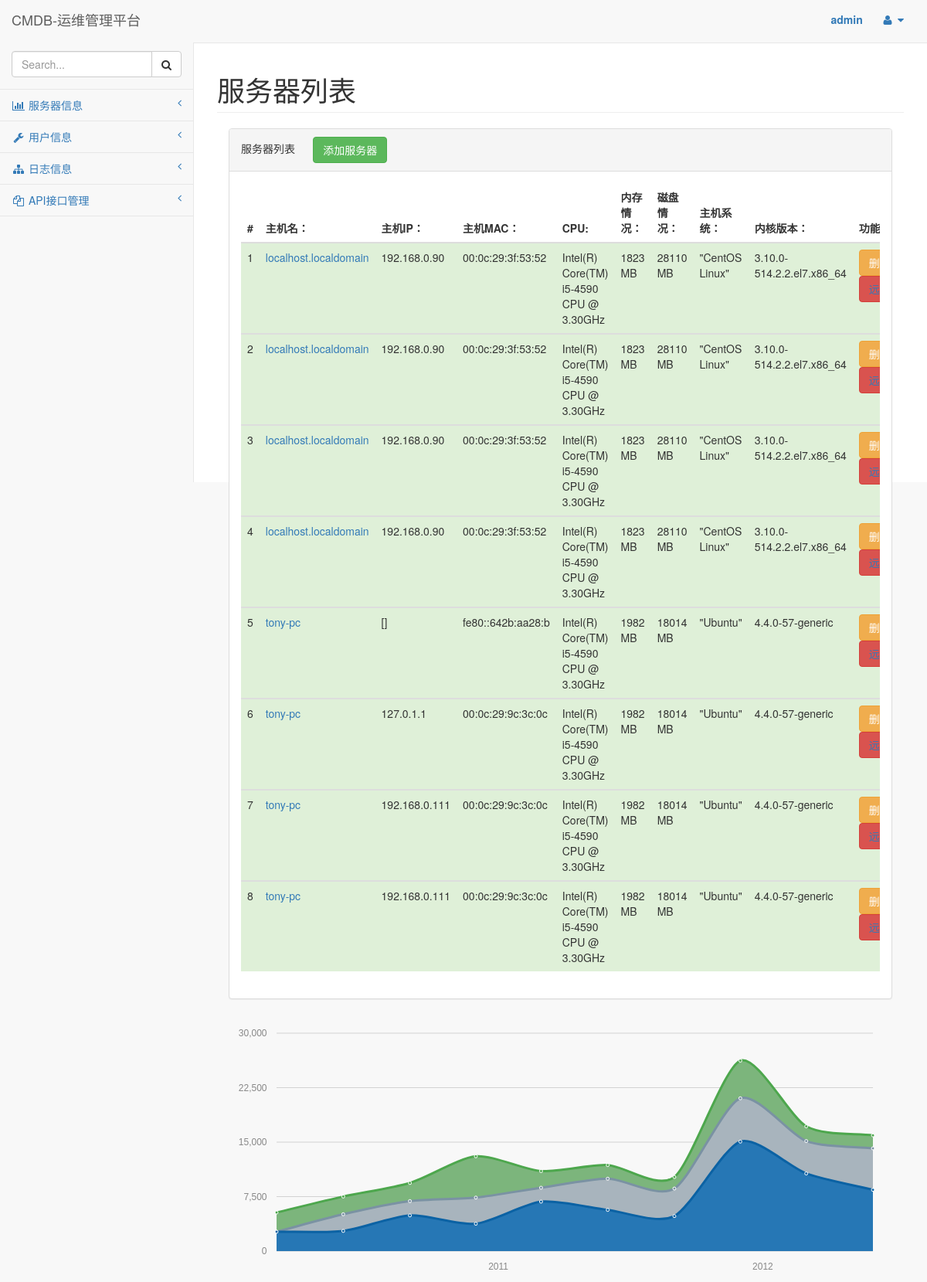
Screenshot of /list/ (signed in) with the database file from the repository.
### Service/models.py (models this page shows)
class Service(models.Model):
    host = models.CharField(max_length=32,verbose_name="主机名称")
    ip = models.CharField(max_length=32,verbose_name="主机IP")
    mac = models.CharField(max_length=32,verbose_name="主机mac")
    cpu = models.CharField(max_length=32,verbose_name="cpu")
    mem = models.CharField(max_length=32,verbose_name="mem")
    disk = models.CharField(max_length=32,verbose_name="disk")
    system = models.CharField(max_length=32,verbose_name="system")
    model = models.CharField(max_length=32,verbose_name="主机型号")

### CMDBWork/views.py (the view)
    def inner(request,*args,**kwargs):
        try:
            username = request.session["username"]
            return func(request)
        except KeyError as e:
            if repr(e) == "KeyError('username',)":
                err = "当前用户未登录请登录"
            else:
                err = str(e)
            url = "/404/"+err
            return HttpResponseRedirect(url)

### CMDBWork/views.py (called while the page is built)
def login_valid(func):
    def inner(request,*args,**kwargs):
        try:
            username = request.session["username"]
            return func(request)
        except KeyError as e:
            if repr(e) == "KeyError('username',)":
                err = "当前用户未登录请登录"
            else:
                err = str(e)
            url = "/404/"+err
            return HttpResponseRedirect(url)
    return inner

### Service/views.py (called while the page is built)
@login_valid
def serverInfo(request):
    statue = "服务器列表"
    serverdata = Service.objects.all()
    return render_to_response("serverinfo.html",locals())

### template/serverinfo.html (shortened to what this page needs)
{% extends 'base.html' %}
{% block 'content' %}
    <div class="col-lg-12">
                    <div class="panel panel-default">
                        <div class="panel-heading">
                            服务器列表 &nbsp;&nbsp;&nbsp;&nbsp;
                            <span><button id="addserver" type="button" class="btn btn-success" onclick="addserver()">添加服务器</button></span>
                        </div>
                        <div class="panel-body">
                            <div class="table-responsive">
                                <table class="table table-hover">
                                    <thead>
                                        <tr>
                                            <th>#</th>
                                            <th>主机名：</th>
                                            <th>主机IP：</th>
                                            <th>主机MAC：</th>
                                            <th>CPU:</th>
                                            <th>内存情况：</th>
                                            <th>磁盘情况：</th>
                                            <th>主机系统：</th>
                                            <th>内核版本：</th>
                                            <th>功能</th>
                                        </tr>
                                    </thead>
                                    {% for server in serverdata %}
                                    <tbody>
                                        <tr class="success">
                                            <td>{{ server.id }}</td>
                                            <td>
                                                <a href="/server/content/{{ server.id }}">
                                                    {{ server.host }}
                                                </a>
                                            </td>
                                            <td>{{ server.ip }}</td>
                                            <td>{{ server.mac }}</td>
                                            <td>{{ server.cpu }}</td>
                                            <td>{{ server.mem }}</td>
                                            <td>{{ server.disk }}</td>
                                            <td>{{ server.system }}</td>
                                            <td>{{ server.model }}</td>
                                            <td>
                                                <button type="button" class="btn btn-warning">删除</button>
                                                <button type="button" class="btn btn-danger"><a href="/shell">远程</a></button>
                                            </td>
                                        </tr>
                                    {% endfor %}
                                    </tbody>
                                </table>
                            </div>
                        </div>
                    </div>
    <div id="morris-area-chart"></div>
{% endblock %}

### rows the page displays
Service: id "1", host "localhost.localdomain", ip "192.168.0.90", mac "00:0c:29:3f:53:52", cpu "Intel(R) Core(TM) i5-4590 CPU @ 3.30GHz", mem "1823 MB", disk "28110 MB", system "\"CentOS Linux\"", model "3.10.0-514.2.2.el7.x86_64"
Service: id "2", host "localhost.localdomain", ip "192.168.0.90", mac "00:0c:29:3f:53:52", cpu "Intel(R) Core(TM) i5-4590 CPU @ 3.30GHz", mem "1823 MB", disk "28110 MB", system "\"CentOS Linux\"", model "3.10.0-514.2.2.el7.x86_64"
Service: id "3", host "localhost.localdomain", ip "192.168.0.90", mac "00:0c:29:3f:53:52", cpu "Intel(R) Core(TM) i5-4590 CPU @ 3.30GHz", mem "1823 MB", disk "28110 MB", system "\"CentOS Linux\"", model "3.10.0-514.2.2.el7.x86_64"
Service: id "4", host "localhost.localdomain", ip "192.168.0.90", mac "00:0c:29:3f:53:52", cpu "Intel(R) Core(TM) i5-4590 CPU @ 3.30GHz", mem "1823 MB", disk "28110 MB", system "\"CentOS Linux\"", model "3.10.0-514.2.2.el7.x86_64"
Service: id "5", host "tony-pc", ip "[]", mac "fe80::642b:aa28:b", cpu "Intel(R) Core(TM) i5-4590 CPU @ 3.30GHz", mem "1982 MB", disk "18014 MB", system "\"Ubuntu\"", model "4.4.0-57-generic"
Service: id "6", host "tony-pc", ip "127.0.1.1", mac "00:0c:29:9c:3c:0c", cpu "Intel(R) Core(TM) i5-4590 CPU @ 3.30GHz", mem "1982 MB", disk "18014 MB", system "\"Ubuntu\"", model "4.4.0-57-generic"
Service: id "7", host "tony-pc", ip "192.168.0.111", mac "00:0c:29:9c:3c:0c", cpu "Intel(R) Core(TM) i5-4590 CPU @ 3.30GHz", mem "1982 MB", disk "18014 MB", system "\"Ubuntu\"", model "4.4.0-57-generic"
Service: id "8", host "tony-pc", ip "192.168.0.111", mac "00:0c:29:9c:3c:0c", cpu "Intel(R) Core(TM) i5-4590 CPU @ 3.30GHz", mem "1982 MB", disk "18014 MB", system "\"Ubuntu\"", model "4.4.0-57-generic"

### other values shown
{{ request.session.username }} "admin"
{{ statue }} "服务器列表"
